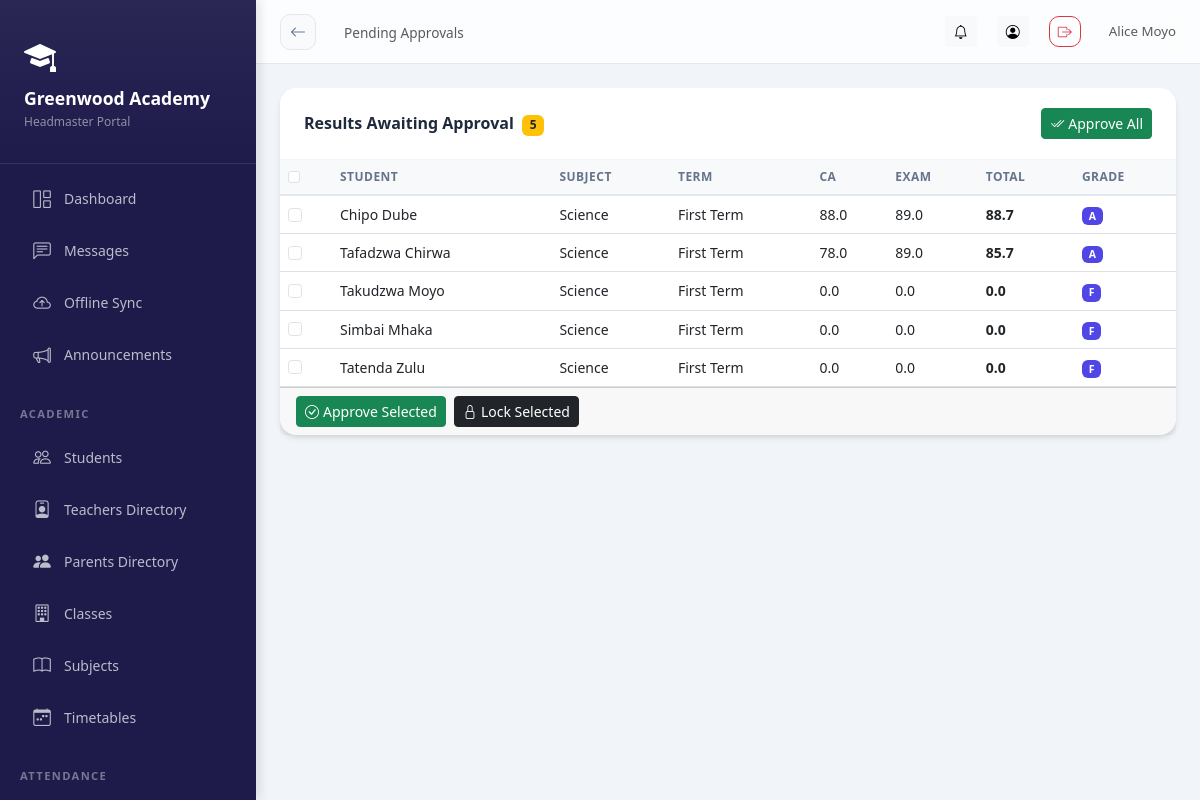
Screenshot of /results/pending-approvals/ (signed in) with the database file from the repository.
### schools/models.py (models this page shows, shortened)
class School(models.Model):
    STATUS_CHOICES = [
        ('pending', 'Pending Approval'),
        ('active', 'Active'),
        ('suspended', 'Suspended'),
        ('rejected', 'Rejected'),
    ]
    name = models.CharField(max_length=200)
    subdomain = models.CharField(max_length=50, unique=True, db_index=True)
    email = models.EmailField()
    phone = models.CharField(max_length=20, blank=True)
    address = models.TextField(blank=True)
    logo = models.ImageField(upload_to='school_logos/', blank=True, null=True)
    theme_color = models.CharField(max_length=7, default='#4F46E5', help_text='Hex color code')
    motto = models.CharField(max_length=200, blank=True)
    status = models.CharField(max_length=20, choices=STATUS_CHOICES, default='pending')
    is_demo = models.BooleanField(default=False)
    created_at = models.DateTimeField(auto_now_add=True)
    updated_at = models.DateTimeField(auto_now=True)
    is_deleted = models.BooleanField(default=False)
    parent_registration_enabled = models.BooleanField(default=True)
    registration_token = models.CharField(max_length=100, unique=True, blank=True, null=True)
    subscription_active = models.BooleanField(default=False)
    subscription_expires = models.DateTimeField(null=True, blank=True)
    GRADING_SYSTEM_CHOICES = [
        ('system', 'System Grading (Default: 30% CA, 70% Exam)'),
        ('custom_weights', 'Custom CA/Exam Weights'),
        ('multiple_components', 'Multiple Assessment Components'),
        ('subject_specific', 'Subject-Specific Grading'),
    ]
    grading_system = models.CharField(
        max_length=30,
        choices=GRADING_SYSTEM_CHOICES,
        default='system',
        help_text='Choose the grading system for your school'
    )
    ca_weight = models.FloatField(
        default=30.0,
        help_text='Weight percentage for Continuous Assessment (CA)',
        validators=[MinValueValidator(0), MaxValueValidator(100)]
    )
    exam_weight = models.FloatField(
        default=70.0,
        help_text='Weight percentage for Exam',
        validators=[MinValueValidator(0), MaxValueValidator(100)]
    )
    class Meta:
        ordering = ['-created_at']

class SchoolUser(SyncBaseModel):
    ROLE_CHOICES = [
        ('headmaster', 'Headmaster'),
        ('admin', 'School Admin'),
        ('teacher', 'Teacher'),
        ('student', 'Student'),
        ('parent', 'Parent'),
    ]
    user = models.ForeignKey(User, on_delete=models.CASCADE, related_name='school_memberships')
    school = models.ForeignKey(School, on_delete=models.CASCADE, related_name='members', db_index=True)
    role = models.CharField(max_length=20, choices=ROLE_CHOICES, db_index=True)
    is_active = models.BooleanField(default=True, db_index=True)
    signature = models.ImageField(upload_to='signatures/', blank=True, null=True)
    class Meta:
        unique_together = ['user', 'school']

### results/models.py (models this page shows, shortened)
class StudentResult(SyncBaseModel):
    STATUS_CHOICES = [
        ('draft', 'Draft'),
        ('submitted', 'Submitted'),
        ('approved', 'Approved'),
        ('locked', 'Locked'),
    ]
    student = models.ForeignKey(Student, on_delete=models.CASCADE, related_name='results', db_index=True)
    subject = models.ForeignKey(Subject, on_delete=models.CASCADE, related_name='student_results', db_index=True)
    term = models.ForeignKey(Term, on_delete=models.CASCADE, related_name='student_results', db_index=True)
    class_section = models.ForeignKey(ClassSection, on_delete=models.CASCADE, related_name='results', db_index=True)
    continuous_assessment = models.FloatField(
        default=0,
        validators=[MinValueValidator(0), MaxValueValidator(100)],
        help_text="CA/Classwork score"
    )
    exam_score = models.FloatField(
        default=0,
        validators=[MinValueValidator(0), MaxValueValidator(100)],
        help_text="Exam score"
    )
    total_score = models.FloatField(default=0)
    grade = models.CharField(max_length=5, blank=True)
    position = models.IntegerField(null=True, blank=True)  # Position in class for this subject
    teacher_comment = models.TextField(blank=True)
    status = models.CharField(max_length=20, choices=STATUS_CHOICES, default='draft')
    entered_by = models.ForeignKey(
        'schools.SchoolUser',
        on_delete=models.SET_NULL,
        null=True,
        related_name='entered_results'
    )
    approved_by = models.ForeignKey(
        'schools.SchoolUser',
        on_delete=models.SET_NULL,
        null=True,
        blank=True,
        related_name='approved_results'
    )
    created_at = models.DateTimeField(auto_now_add=True)
    updated_at = models.DateTimeField(auto_now=True)
    class Meta:
        unique_together = ['student', 'subject', 'term']
        ordering = ['-total_score']

class Term(SyncBaseModel):
    TERM_CHOICES = [
        (1, 'First Term'),
        (2, 'Second Term'),
        (3, 'Third Term'),
    ]
    academic_year = models.ForeignKey(AcademicYear, on_delete=models.CASCADE, related_name='terms')
    term_number = models.IntegerField(choices=TERM_CHOICES)
    name = models.CharField(max_length=50)
    start_date = models.DateField()
    end_date = models.DateField()
    is_current = models.BooleanField(default=False)
    class Meta:
        ordering = ['academic_year', 'term_number']
        unique_together = ['academic_year', 'term_number']

### academics/models.py (models this page shows, shortened)
class Student(SyncBaseModel):
    GENDER_CHOICES = [
        ('M', 'Male'),
        ('F', 'Female'),
        ('O', 'Other'),
    ]
    user = models.OneToOneField(User, on_delete=models.CASCADE, related_name='student_profile')
    school = models.ForeignKey(School, on_delete=models.CASCADE, related_name='students', db_index=True)
    school_user = models.OneToOneField(SchoolUser, on_delete=models.CASCADE, related_name='student_details')
    admission_number = models.CharField(max_length=50, unique=True, db_index=True)
    date_of_birth = models.DateField()
    gender = models.CharField(max_length=1, choices=GENDER_CHOICES)
    address = models.TextField()
    phone = models.CharField(max_length=20, blank=True)
    photo = models.ImageField(upload_to='student_photos/', blank=True, null=True)
    current_class = models.ForeignKey(
        ClassSection,
        on_delete=models.SET_NULL,
        null=True,
        blank=True,
        related_name='students'
    )
    parent_name = models.CharField(max_length=200)
    parent_phone = models.CharField(max_length=20)
    parent_email = models.EmailField()
    date_joined = models.DateField(auto_now_add=True)
    is_active = models.BooleanField(default=True)
    objects = TenantManager()
    all_objects = models.Manager()
    class Meta:
        ordering = ['admission_number']

class Subject(SyncBaseModel):
    school = models.ForeignKey(School, on_delete=models.CASCADE, related_name='subjects')
    name = models.CharField(max_length=100)
    code = models.CharField(max_length=20, blank=True)
    description = models.TextField(blank=True)
    objects = TenantManager()
    all_objects = models.Manager()
    class Meta:
        ordering = ['name']

### results/views.py (the view, shortened to what this page needs)
# urls.py: path('pending-approvals/', views.PendingApprovalsView.as_view(), name='pending_approvals'),
@method_decorator(login_required, name='dispatch')
class PendingApprovalsView(ListView):
    model = StudentResult
    template_name = 'results/pending_approvals.html'
    context_object_name = 'pending_results'
    def get_queryset(self):
        return StudentResult.objects.filter(
            class_section__school=self.request.school,
            status='submitted'
        ).select_related('student__user', 'subject', 'term')

### schools/context_processors.py (called while the page is built)
def school_context(request):
    school = getattr(request, 'school', None)
    school_role = ''
    if school and request.user.is_authenticated:
        try:
            su = SchoolUser.objects.get(user=request.user, school=school, is_active=True)
            school_role = su.role
        except SchoolUser.DoesNotExist:
            pass
    return {
        'current_school': school,
        'school_role': school_role,
    }

### results/templates/results/pending_approvals.html (shortened to what this page needs)
{% extends 'base_dashboard.html' %}
{% block page_title %}Pending Approvals{% endblock %}
{% block content %}
{% if pending_results %}
<div class="card">
<div class="card-header d-flex justify-content-between align-items-center">
<span>Results Awaiting Approval <span class="badge bg-warning text-dark ms-1">{{ pending_results|length }}</span></span>
<form method="post" action="{% url 'results:approve_all' %}" class="d-inline">
<button type="submit" class="btn btn-success btn-sm" onclick="return confirm('Approve all pending results?')">
<i class="bi bi-check2-all me-1"></i>Approve All
</button>
</form>
</div>
<form method="post">{% csrf_token %}
<div class="table-responsive"><table class="table table-hover mb-0">
<thead class="table-light"><tr>
<th><input type="checkbox" id="selectAll" class="form-check-input"></th>
<th>Student</th><th>Subject</th><th>Term</th><th>CA</th><th>Exam</th><th>Total</th><th>Grade</th>
</tr></thead>
<tbody>
{% for result in pending_results %}
<tr>
<td><input type="checkbox" name="result_ids" value="{{ result.id }}" class="form-check-input result-cb"></td>
<td>{{ result.student.user.get_full_name }}</td>
<td>{{ result.subject.name }}</td>
<td>{{ result.term.name }}</td>
<td>{{ result.continuous_assessment|floatformat:1 }}</td>
<td>{{ result.exam_score|floatformat:1 }}</td>
<td class="fw-bold">{{ result.total_score|floatformat:1 }}</td>
<td><span class="badge bg-primary">{{ result.grade|default:'-' }}</span></td>
</tr>
{% endfor %}
</tbody>
</table></div>
<div class="card-footer d-flex gap-2">
<button type="submit" name="action" value="approve" class="btn btn-success btn-sm"><i class="bi bi-check-circle me-1"></i>Approve Selected</button>
<button type="submit" name="action" value="lock" class="btn btn-dark btn-sm"><i class="bi bi-lock me-1"></i>Lock Selected</button>
</div>
</form>
</div>
{% else %}
<div class="card"><div class="card-body text-center py-5 text-muted">
<i class="bi bi-check2-circle fs-1 d-block mb-2 text-success"></i>
<h5>All caught up!</h5>No results pending approval.
</div></div>
{% endif %}
{% endblock %}

### templates/base_dashboard.html (shortened to what this page needs)
<!DOCTYPE html>
<html lang="en">
<head>
<link rel="stylesheet" href="https://cdn.jsdelivr.net/npm/bootstrap@5.3.0/dist/css/bootstrap.min.css">
<link rel="stylesheet" href="https://cdn.jsdelivr.net/npm/bootstrap-icons@1.11.0/font/bootstrap-icons.css">
<link href="https://cdn.jsdelivr.net/npm/tom-select@2.2.2/dist/css/tom-select.bootstrap5.css" rel="stylesheet">
</head>
<body>
<div class="sidebar" id="sidebar">
  <div class="sidebar-brand">
    {% if current_school.logo %}
      <img src="{{ current_school.logo.url }}" alt="{{ current_school.name }}" class="rounded">
  {% else %}
    <i class="bi bi-mortarboard-fill text-white mb-2 d-block" style="font-size: 2rem;"></i>
  {% endif %}
  <h5>{{ current_school.name|default:"AcademiaLink" }}</h5>
  <small>{{ school_role|title }} Portal</small>
  </div>
  <nav class="py-2">
    <a href="{% url 'analytics:dashboard' %}" class="nav-link {% if request.path == '/analytics/dashboard/' %}active{% endif %}">
      <i class="bi bi-grid-1x2"></i> Dashboard
    </a>
    <a href="{% url 'messaging:list' %}" class="nav-link {% if 'messages' in request.path %}active{% endif %}">
      <i class="bi bi-chat-left-text"></i> Messages
    </a>
    <a href="{% url 'offline_sync' %}" class="nav-link {% if request.resolver_match.url_name == 'offline_sync' %}active{% endif %}">
      <i class="bi bi-cloud-arrow-up"></i>
      <span>Offline Sync</span>
    </a>
    <a href="{% url 'notifications:announcements' %}" class="nav-link {% if 'announcements' in request.path %}active{% endif %}">
      <i class="bi bi-megaphone"></i> Announcements
    </a>
    {% if school_role in 'headmaster,teacher' %}
    <div class="nav-section">Academic</div>
    <a href="{% url 'academics:student_list' %}" class="nav-link {% if 'students' in request.path %}active{% endif %}">
      <i class="bi bi-people"></i> Students
    </a>
    {% if school_role in 'headmaster,teacher,admin' %}
    <a href="{% url 'academics:teacher_list' %}" class="nav-link {% if 'teachers' in request.path %}active{% endif %}">
      <i class="bi bi-person-badge"></i> Teachers Directory
    </a>
    <a href="{% url 'academics:parent_list' %}" class="nav-link {% if 'parents' in request.path %}active{% endif %}">
      <i class="bi bi-people-fill"></i> Parents Directory
    </a>
    {% endif %}
    <a href="{% url 'academics:class_section_list' %}" class="nav-link {% if 'sections' in request.path %}active{% endif %}">
      <i class="bi bi-building"></i> Classes
    </a>
    <a href="{% url 'academics:subject_list' %}" class="nav-link {% if 'subjects' in request.path %}active{% endif %}">
      <i class="bi bi-book"></i> Subjects
    </a>
    {% if school_role in 'headmaster,teacher,admin' %}
    <a href="{% url 'timetable:dashboard' %}" class="nav-link {% if 'timetable' in request.path %}active{% endif %}">
      <i class="bi bi-calendar-week"></i> Timetables
    </a>
    {% endif %}
    <div class="nav-section">Attendance</div>
    <a href="{% url 'attendance:home' %}" class="nav-link {% if 'attendance' in request.path %}active{% endif %}">
    </a>
    {% endif %}
  </nav>
</div>
<div class="main-content">
  <div class="topbar">
    <div class="topbar-left">
      <a href="javascript:history.back()" class="btn-back d-none d-md-flex" id="global-back-btn" title="Go Back">
        <i class="bi bi-arrow-left"></i>
      </a>
      <nav aria-label="breadcrumb" class="d-none d-md-block">
        <span class="text-muted" style="font-size:.85rem;">{% block page_title %}{% endblock %}</span>
      </nav>
    </div>
    <div class="topbar-right">
        <a href="{% url 'notifications:list' %}" class="btn btn-sm btn-light position-relative" title="Notifications">
        <i class="bi bi-bell"></i>
      </a>
      <a href="{% url 'accounts:profile' %}" class="btn btn-sm btn-light" title="Profile">
        <i class="bi bi-person-circle"></i>
      </a>
      <a href="{% url 'accounts:logout' %}" class="btn btn-sm btn-outline-danger" title="Logout">
        <i class="bi bi-box-arrow-right"></i>
      </a>
      <span class="text-muted d-none d-md-inline-block ms-2" style="font-size:.83rem;">
        {{ user.get_full_name|default:user.username }}
      </span>
    </div>
  </div>
  <div class="page-content">
    {% block content %}{% endblock %}
  </div>
</div>
</body>
</html>

### rows the page displays
School: name "Greenwood Academy"
SchoolUser: role "Headmaster"
StudentResult: student.user.get_full_name "Chipo Dube", subject.name "Science", term.name "First Term", continuous_assessment "88.0", exam_score "89.0", total_score "88.7", grade "A"
StudentResult: student.user.get_full_name "Tafadzwa Chirwa", subject.name "Science", term.name "First Term", continuous_assessment "78.0", exam_score "89.0", total_score "85.7", grade "A"
StudentResult: student.user.get_full_name "Takudzwa Moyo", subject.name "Science", term.name "First Term", continuous_assessment "0.0", exam_score "0.0", total_score "0.0", grade "F"
StudentResult: student.user.get_full_name "Simbai Mhaka", subject.name "Science", term.name "First Term", continuous_assessment "0.0", exam_score "0.0", total_score "0.0", grade "F"
StudentResult: student.user.get_full_name "Tatenda Zulu", subject.name "Science", term.name "First Term", continuous_assessment "0.0", exam_score "0.0", total_score "0.0", grade "F"

### other values shown
{{ user.get_full_name|default:user.username }} "Alice Moyo"
{{ pending_results|length }} "5"
